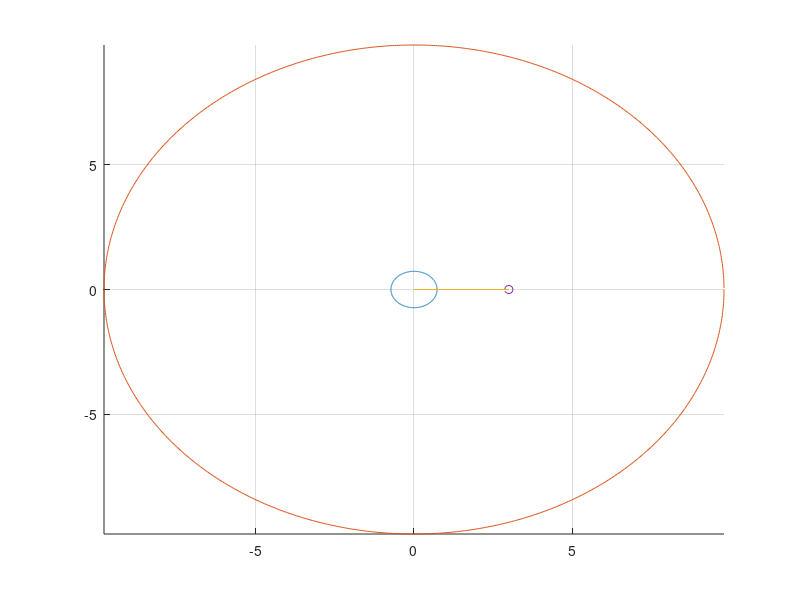

Write MATLAB code to recreate this figure.
close all; clear all;

L0 = 5.31;
L1 = 4.54;
L2 = 1.27;
L3 = 4.00;
L23 = L2 + L3;

P1 = [0 L0];

Q = [3,0,5];
T = [norm(Q(1:2)), Q(3)];

% calculate theta0 theta1 and theta2 here
theta2 = acos((norm(T-P1)^2 - L1^2 - L23^2)/(2*L1*L23));
mu = atan2(L23*sin(theta2), L1 + L23*cos(theta2));
TP1 = T - P1;
beta = atan2(TP1(1), -TP1(2));
theta1 = pi - mu - beta;
theta12 = theta1 + theta2;

% theta0 from 3d coords
theta0 = atan2(Q(2), Q(1));


P0 = [0 0];
P1 = [0 L0];
P2 = P1 + L1 * [sin(theta1) cos(theta1)];
P3 = P2 + L2 * [sin(theta12) cos(theta12)];
P4 = P3 + L3 * [sin(theta12) cos(theta12)];


% plot the range of the arm
R1 = L1 + L23;
R0 = abs(L1 - L23);
C0 = zeros(1000, 3);
C1 = zeros(1000, 3);

for i = 1:1000
    t = i * pi * 2 / 1000;
    C0(i,:) = R0 * [cos(t) sin(t) 0] + [0 0 L0];
    C1(i,:) = R1 * [cos(t) sin(t) 0] + [0 0 L0];
end

hold on
grid on

axis([-15 15 -15 15 -15 15]);


plot3(C0(:,1), C0(:,2), C0(:,3));
plot3(C1(:,1), C1(:,2), C1(:,3));


P = [P0; P1; P2; P3; P4];

S = [cos(theta0) * P(:,1) sin(theta0) * P(:,1) P(:,2)];

plot3(S(:,1), S(:,2), S(:,3))
plot3(Q(1), Q(2), Q(3), 'o')
xlim([-R1 R1]);
ylim([-R1 R1]);
zlim([0 L0 + R1]);

display(theta0 * 180 /pi)
display(theta1 * 180 /pi)
display(theta2 * 180 /pi)